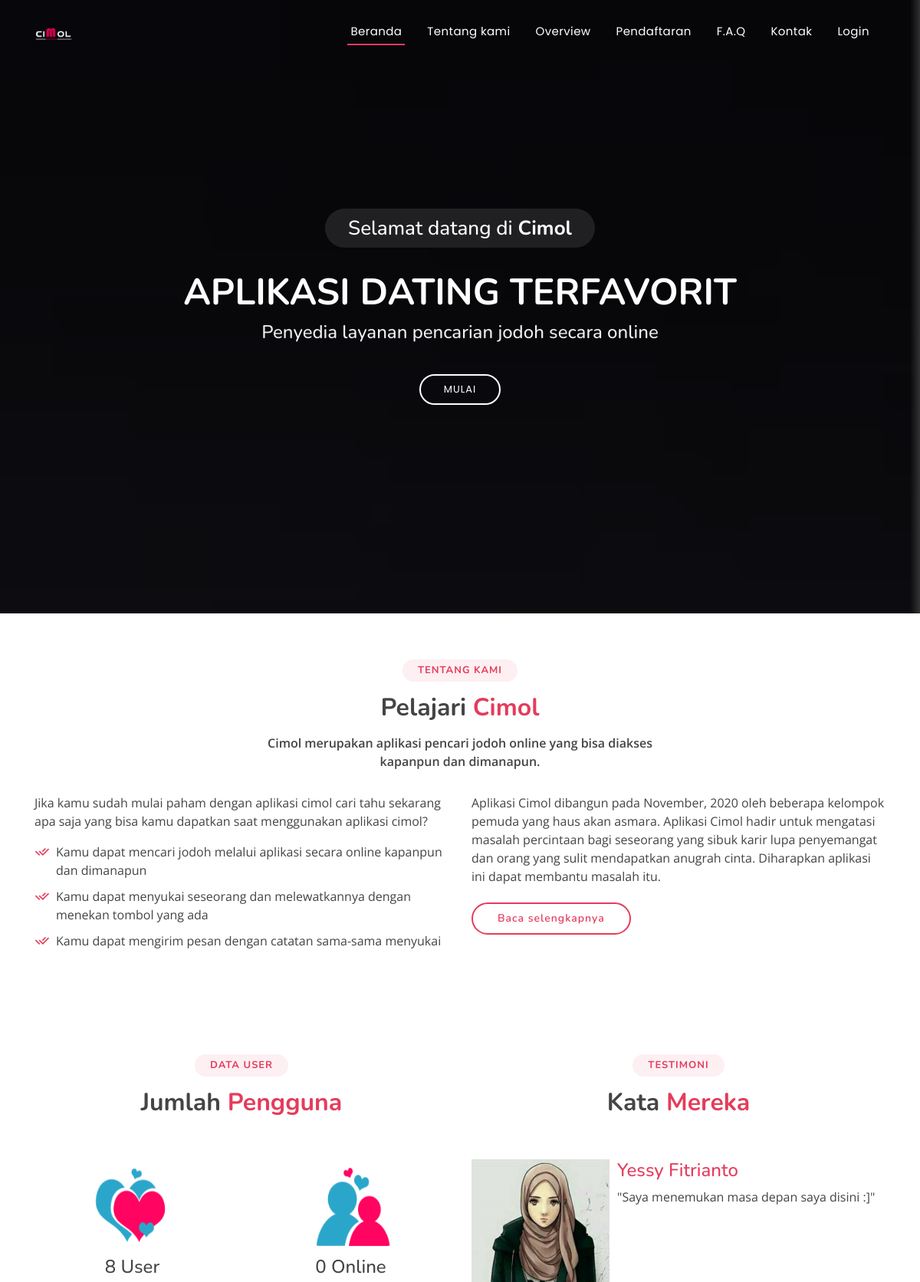
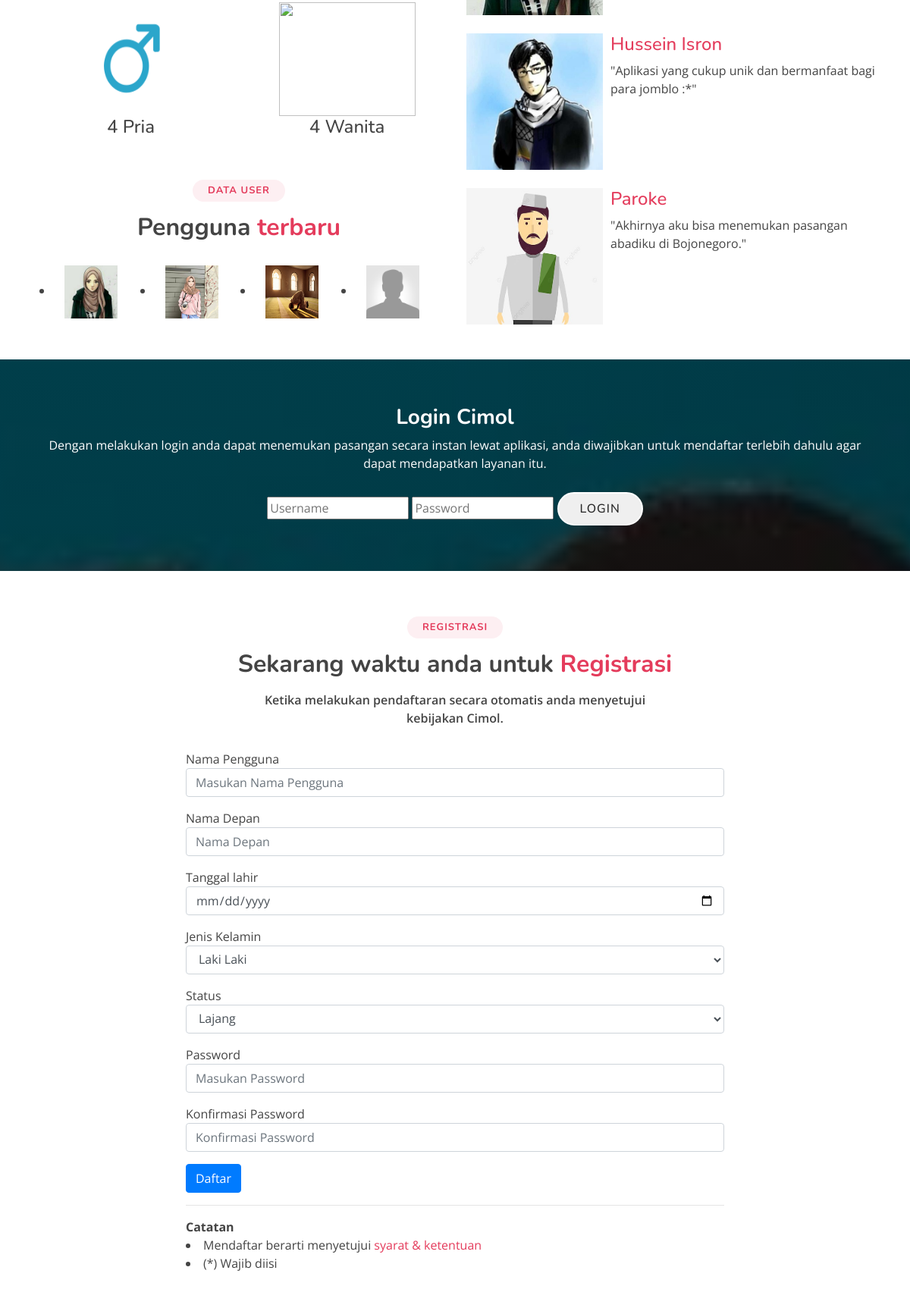
The page / (upper part) on the database its author committed (2 pictures, top to bottom).
### tables this page shows
CREATE TABLE `user` (
  `id` int(11) NOT NULL,
  `username` varchar(255) DEFAULT NULL,
  `password` varchar(255) DEFAULT NULL,
  `online` int(11) NOT NULL DEFAULT 1,
  `level` varchar(10) DEFAULT NULL
);

CREATE TABLE `akun` (
  `idakun` int(11) NOT NULL,
  `username` varchar(35) NOT NULL,
  `namadepan` varchar(50) DEFAULT NULL,
  `namabelakang` varchar(50) DEFAULT NULL,
  `foto` varchar(255) DEFAULT NULL,
  `jeniskelamin` varchar(255) DEFAULT NULL,
  `tempatlahir` varchar(255) NOT NULL DEFAULT '',
  `tanggallahir` date NOT NULL DEFAULT '0000-00-00',
  `goldarah` varchar(255) DEFAULT NULL,
  `alamat` varchar(255) DEFAULT NULL,
  `kota` varchar(255) DEFAULT NULL,
  `provinsi` varchar(255) DEFAULT NULL,
  `hobi` varchar(50) DEFAULT NULL,
  `status` varchar(50) DEFAULT NULL,
  `pendidikanterakhir` varchar(20) DEFAULT NULL,
  `bio` text DEFAULT NULL
);

### section.php (the view, shortened to what this page needs)
<?php
    include_once('setting/koneksi.php');
    $user       = mysqli_query($db, "select * from user a inner join akun b on a.username = b.username where a.username != 'admin' ");
    $user_online= mysqli_query($db, "select * from user where online = 1 and username != 'admin'");
    $user_pria  = mysqli_query($db, "select * from user a inner join akun b on a.username = b.username where jeniskelamin = 'L' and a.username != 'admin'");
    $user_wanita= mysqli_query($db, "select * from user a inner join akun b on a.username = b.username where jeniskelamin = 'P' and a.username != 'admin'");
    $jumlah = $user->num_rows;
    $online = $user_online->num_rows;
    $pria = $user_pria->num_rows;
    $wanita = $user_wanita->num_rows;
?>
      <div class="container">
        <div class="row">
          <div class="col-md-6">
            <div class="panel panel-default groups">
              <div class="panel-heading">
                <div class="section-title">
                <h2>Data user</h2>
                <h3>Jumlah <span>Pengguna</span></h3>
                </div>
              </div>
              <form  action="setting/function/proses_cari.php" method="get">
              <div class="row">
              <div class="col-sm-6 text-center">
                  <img src="img/status.png" alt="" style="width: 180px; height: 150px;">
                  <h4><span><?php echo $jumlah ?> User </span></h4>
              </div>
               <div class="col-sm-6 text-center">
                  <img src="img/memberonline.png" alt="" style="width: 180px; height: 150px;">
                  <h4><span><?php echo $online ?> Online </span></h4>
              </div>
              </div>
              <div class="row">
               <div class="col-lg-6 text-center">
                  <img src="img/men.png" alt="" style="width: 180px; height: 150px;">
                  <h4><?php echo $pria ?> Pria</h4>
              </div>
               <div class="col-lg-6 text-center">
                  <img src="img/women.png" alt="" style="width: 180px; height: 150px;">
                  <h4><?php echo $wanita ?> Wanita</h4>
              </div>
              </div>
            </form>
          </div>
          <br><br>
          <div class="panel panel-default friends">
              <div class="section-title">
                <h2>Data user</h2>
                <h3>Pengguna <span>terbaru</span></h3>
              </div>
              <div class="panel-body">
                <ul class="row">
                <?php
                    include_once('setting/koneksi.php');
                    $new   = mysqli_query($db,"select * from user a inner join akun b on a.username = b.username
                      order by a.username desc limit 4");
                    while($new2 = mysqli_fetch_array($new)):
                    $ff = $new2['foto'];
                ?>
                  <li class="col-sm-3"><a href="#" class="thumbnail"><?php
                      if($ff != '')
                      {
                       echo"<img src='img/profil/$ff' alt='foto profil' style='width: 70px; height: 70px;'>";
                      }
                      else
                      {
                        echo"<img src='img/profil/user.png' alt='foto profil' width='50%'  height='50%'>";
                      }
                  ?></a></li>
                <?php
                  endwhile;
                ?>
                </ul>
              </div>
            </div>
        </div>
          <div class="col-md-6">
              <div class="panel">
                <div class="section-title">
                <h2>Testimoni</h2>
                <h3>Kata <span>Mereka</span></h3>
                </div>
              </div>
              <br>
              <div class="form-group">
                <div class="row">
                  <div class="col-sm-4"><img src="img/muslimah22.jpg" style="width: 180px; height: 180px;"></div>
                  <div class="col-sm-8"><h4><a href="#" class="">Yessy Fitrianto</a></h4>
                  <p>"Saya menemukan masa depan saya disini :]"</p></div>
                </div>
                <br>
                <div class="row">
                  <div class="col-sm-4"><img src="img/muslim1.jpg" style="width: 180px; height: 180px;"></div>
                  <div class="col-sm-8"><h4><a href="#" class="">Hussein Isron</a></h4>
                  <p>"Aplikasi yang cukup unik dan bermanfaat bagi para jomblo :*"</p></div>
                </div>
                <br>
                <div class="row">
                  <div class="col-sm-4"><img src="img/muslim2.jpg" style="width: 180px; height: 180px;"></div>
                  <div class="col-sm-8"><h4><a href="#" class="">Paroke</a></h4>
                  <p>"Akhirnya aku bisa menemukan pasangan abadiku di Bojonegoro."</p></div>
                </div>
              </div>
            </div>
        </div>
      </div>

### assets/css/style.css (style rules this page uses)
body { font-family: "Open Sans", sans-serif; color: #444444; }
a { color: #e43c5c; }
h1, h2, h3, h4, h5, h6 { font-family: "Nunito", sans-serif; }
img { width: 50%; height: 200px; }
.section-title { text-align: center; padding-bottom: 30px; }
.section-title h2 { font-size: 13px; letter-spacing: 1px; font-weight: 700; padding: 8px 20px; line-height: 1; margin: 0; background: #fdeff2; color: #e43c5c; display: inline-block; text-transform: uppercase; border-radius: 50px; }
.section-title h3 { margin: 15px 0 0 0; font-size: 32px; font-weight: 700; }
.section-title h3 span { color: #e43c5c; }

### rows shown on the page
user: akun.foto (picture)
user: akun.foto (picture)
user: akun.foto (picture)
user: akun.foto (placeholder picture)

### other values the page prints
$jumlah "8"
$online "0"
$pria "4"
$wanita "4"
